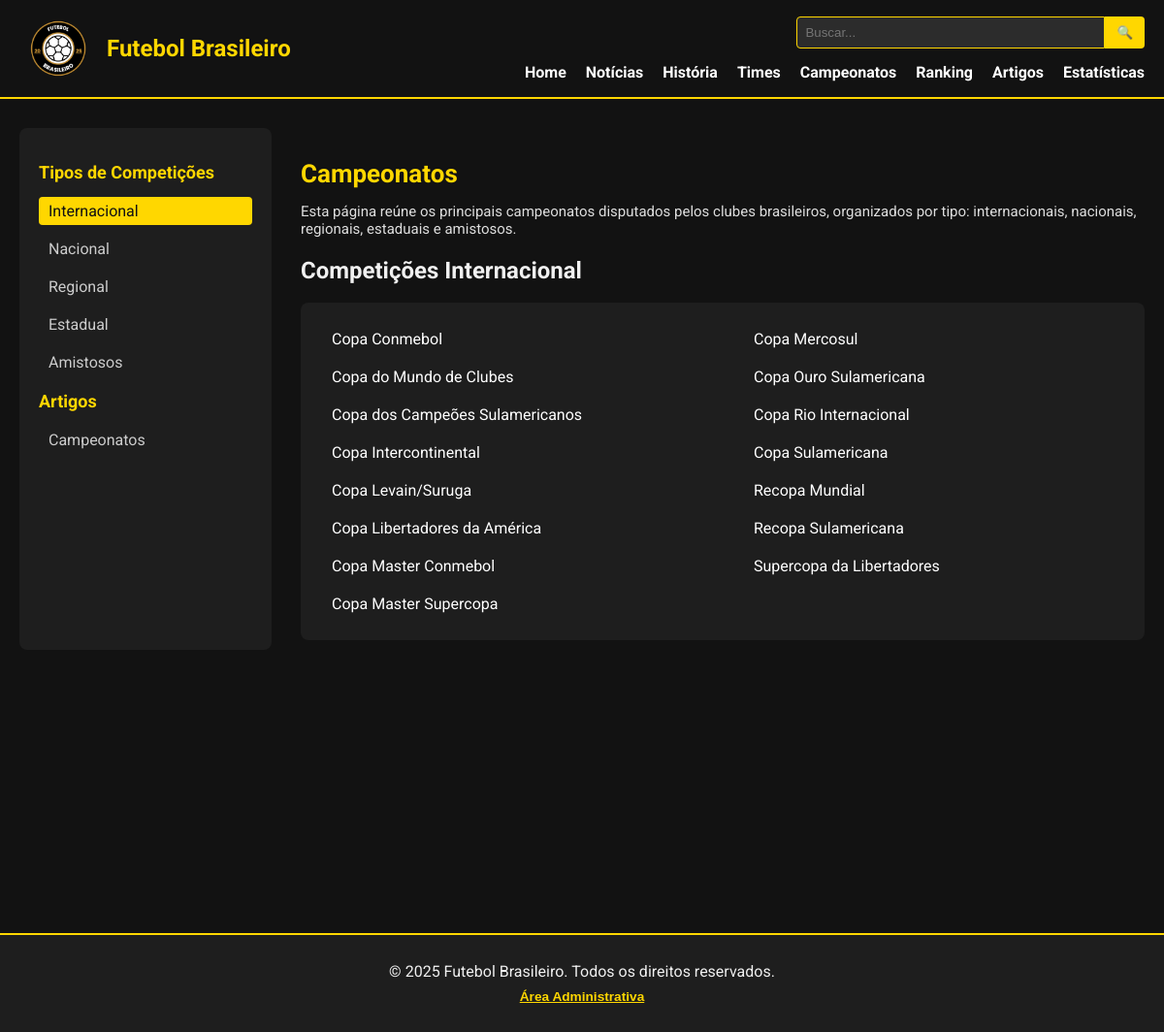
Screenshot of /campeonatos/campeonatos.php?tipo=Internacional with the database file from the repository.
### tables this page shows
CREATE TABLE `competicoes` (
  `id` int(11) NOT NULL,
  `nome` varchar(150) NOT NULL,
  `tipo` enum('Internacional','Nacional','Regional','Estadual') NOT NULL,
  `descricao` text DEFAULT NULL,
  `amistoso` tinyint(1) DEFAULT 0,
  `slug` varchar(100) DEFAULT NULL
);

### campeonatos/campeonatos.php (the view, shortened to what this page needs)
<?php
require_once '../estrutura/conexaodb.php';
$categoriaSelecionada = isset($_GET['tipo']) ? $_GET['tipo'] : null;
$categorias = [
  'Internacional',   'Nacional',  'Regional',  'Estadual',
  'Amistosos'
];
$competicoes = [];
if ($categoriaSelecionada && in_array($categoriaSelecionada, $categorias)) {
    if ($categoriaSelecionada === 'Amistosos') {
        $stmt = $pdo->prepare("SELECT * FROM competicoes WHERE amistoso = 1 ORDER BY nome");
        $stmt->execute();
    } else {
        $stmt = $pdo->prepare("SELECT * FROM competicoes WHERE tipo = ? AND amistoso = 0 ORDER BY nome");
        $stmt->execute([$categoriaSelecionada]);
    }
    $competicoes = $stmt->fetchAll(PDO::FETCH_ASSOC);
}
?>
<!DOCTYPE html>
<html lang="pt-br">
<head>
  <link rel="stylesheet" href="../estrutura/css-estrutura/header.css">
  <link rel="stylesheet" href="../estrutura/css-estrutura/footer.css">
  <link rel="stylesheet" href="css-campeonatos/campeonatos.css">
</head>
<body>
  <?php include '../estrutura/header2.php'; ?>
  <main>
    <section class="secao-campeonatos">
      <div class="container">
        <aside class="menu-lateral">
          <h2>Tipos de Competições</h2>
          <ul>
            <?php foreach ($categorias as $categoria): ?>
              <li>
                <a href="?tipo=<?= urlencode($categoria) ?>"
                  class="<?= ($categoriaSelecionada === $categoria) ? 'ativo' : '' ?>">
                  <?= $categoria ?>
                </a>
              </li>
            <?php endforeach; ?>
          </ul>
          <h2>Artigos</h2>
            <ul>
               <li><a href="../noticias/artigos.php?categoria=Campeonatos" class="<?= isset($_GET['categoria']) && $_GET['categoria'] === 'Campeonatos' ? 'ativo' : '' ?>">Campeonatos</a></li>
            </ul>
        </aside>
        <div class="conteudo-campeonatos">
          <h1>Campeonatos</h1>
          <p>Esta página reúne os principais campeonatos disputados pelos clubes brasileiros, organizados por tipo: internacionais, nacionais, regionais, estaduais e amistosos.</p>
          <?php if ($categoriaSelecionada): ?>
            <h2>Competições <?= htmlspecialchars($categoriaSelecionada) ?></h2>
            <div class="lista">
              <div class="lista-competicoes">
                <?php if (!empty($competicoes)): ?>
                  <ul>
                    <?php foreach ($competicoes as $comp): ?>
                      <li>
                        <a href="competicao.php?slug=<?= htmlspecialchars($comp['slug']) ?>">
                          <?= htmlspecialchars($comp['nome']) ?>
                        </a>
                      </li>
                    <?php endforeach; ?>
                  </ul>
                <?php else: ?>
                  <p>Nenhuma competição cadastrada para esta categoria.</p>
                <?php endif; ?>
              </div>
            </div>
          <?php else: ?>
            <p>Escolha uma categoria no menu ao lado para ver as competições disponíveis.</p>
          <?php endif; ?>
        </div>
      </div>
    </section>
  </main>
  <?php include '../estrutura/footer2.php'; ?>
</body>
</html>

### campeonatos/css-campeonatos/campeonatos.css (style rules this page uses)
body { margin: 0; padding: 0; }
.secao-campeonatos { background-color: #121212; color: #f0f0f0; font-family: 'Roboto', sans-serif; min-height: 100vh; padding: 30px 20px; }
.container { display: flex; flex-direction: row; gap: 30px; max-width: 1200px; margin: 0 auto; }
.menu-lateral { width: 220px; background-color: #1e1e1e; padding: 20px; border-radius: 8px; flex-shrink: 0; }
.menu-lateral h2 { color: #FFD700; font-size: 18px; margin-bottom: 15px; }
.menu-lateral ul { list-style: none; padding: 0; margin: 0; }
.menu-lateral li { margin-bottom: 10px; }
.menu-lateral a { color: #ccc; text-decoration: none; transition: color 0.3s; display: block; padding: 5px 10px; border-radius: 4px; }
.menu-lateral a:hover, .menu-lateral a.ativo { background-color: #FFD700; color: #121212; }
.conteudo-campeonatos { flex: 1; padding: 10px 0; }
.conteudo-campeonatos h1 { color: #FFD700; font-size: 26px; margin-bottom: 15px; }
.conteudo-campeonatos p { font-size: 15px; color: #ddd; margin-bottom: 20px; }
.lista { display: flex; }
.lista-competicoes { background-color: #1e1e1e; padding: 20px; border-radius: 8px; font-family: 'Roboto', sans-serif; width: 100%; }
.lista-competicoes ul { list-style: none; padding: 0; margin: 0; columns: 2; column-gap: 40px; }
.lista-competicoes li { margin-bottom: 4px; break-inside: avoid; }
.lista-competicoes a { display: inline-block; text-decoration: none; font-size: 16px; color: #ffffff; padding: 8px 12px; border-radius: 4px; transition: background-color 0.3s, color 0.3s; width: 100%; }

### rows the page displays
competicoes: nome "Copa Conmebol"
competicoes: nome "Copa do Mundo de Clubes"
competicoes: nome "Copa dos Campeões Sulamericanos"
competicoes: nome "Copa Intercontinental"
competicoes: nome "Copa Levain/Suruga"
competicoes: nome "Copa Libertadores da América"
competicoes: nome "Copa Master Conmebol"
competicoes: nome "Copa Master Supercopa"
competicoes: nome "Copa Mercosul"
competicoes: nome "Copa Ouro Sulamericana"
competicoes: nome "Copa Rio Internacional"
competicoes: nome "Copa Sulamericana"
competicoes: nome "Recopa Mundial"
competicoes: nome "Recopa Sulamericana"
competicoes: nome "Supercopa da Libertadores"

### other values shown
$categoria "Internacional"
$categoria "Nacional"
$categoria "Regional"
$categoria "Estadual"
$categoria "Amistosos"
$categoriaSelecionada "Internacional"
